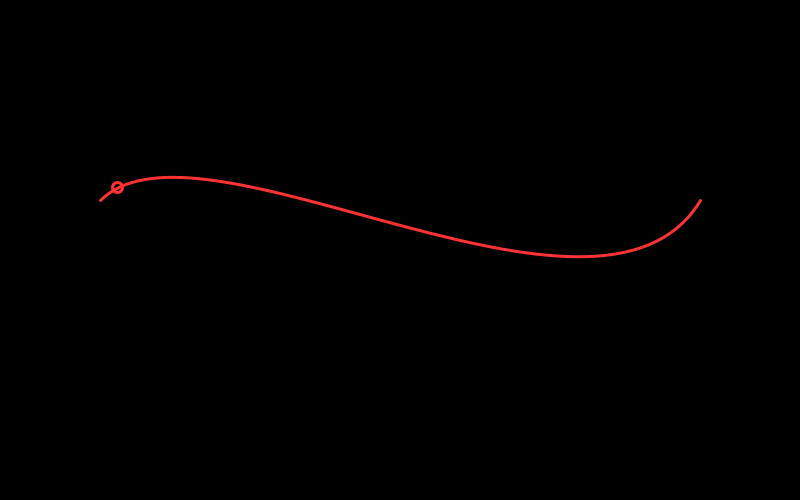
Frame 1 (no input)
Frame 60 (the mouse pressed at the canvas centre just before this capture): identical to frame 1, image omitted
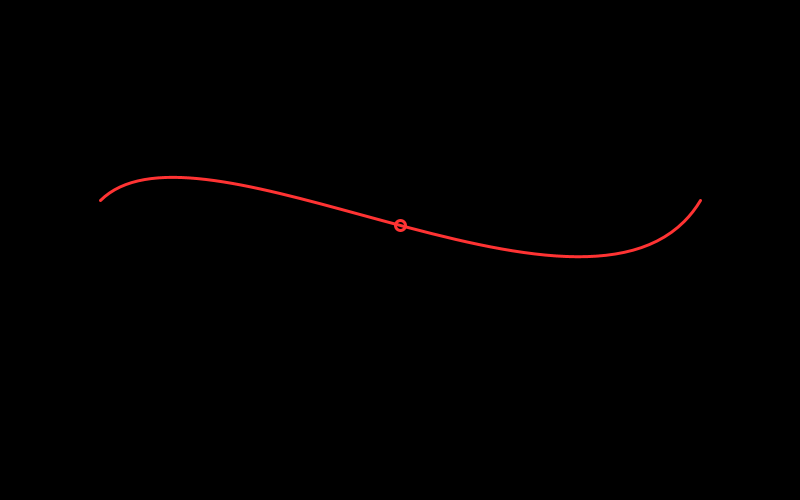
Frame 120 (the mouse held since frame 60 and released just before this capture)

The Processing sketch that drew these frames (run headless with seeded random() and noise(); from frame 60 on, the mouse is pressed at the canvas centre):

// Processing sketch: closest_pt_curve
// ── closest_pt_curve.pde
PVector[] pts;

void setup() {
  size( 800, 500 );
  pts = new PVector[4];
  pts[0] = new PVector( 100, 800, 0 );
  pts[1] = new PVector( 100, 200, 0 );
  pts[2] = new PVector( 700, 200, 0 );
  pts[3] = new PVector( 700, -800, 0 );
  stroke( #ff3333 );
  strokeWeight( 3 );
  fill( 0, 0 );
}

void draw() {
   background( 0 );
   curve( pts[0].x, pts[0].y, pts[1].x, pts[1].y, pts[2].x, pts[2].y, pts[3].x, pts[3].y );
   PVector cpt = ClosestPointOnCatmullRom( pts, new PVector( mouseX, mouseY, 0 ), 20 );
   ellipse( cpt.x, cpt.y, 10, 10 );
}

PVector ClosestPointOnCatmullRom(PVector [] cps, PVector pt, int ndivs) {
  PVector result = new PVector();
  float bestDistanceSquared = 0;
  float bestT = 0;
  for (int i=0; i<=ndivs; i++) {
    float t = (float)(i) / (float)(ndivs);
    float x = curvePoint(cps[0].x,cps[1].x,cps[2].x,cps[3].x,t);
    float y = curvePoint(cps[0].y,cps[1].y,cps[2].y,cps[3].y,t);
    float dx = x - pt.x;
    float dy = y - pt.y;
    float dissq = dx*dx+dy*dy;
    if (i==0 || dissq < bestDistanceSquared) {
      bestDistanceSquared = dissq;
      bestT = t;
      result.set(x,y,0);
    }
  }
  return result;
}
